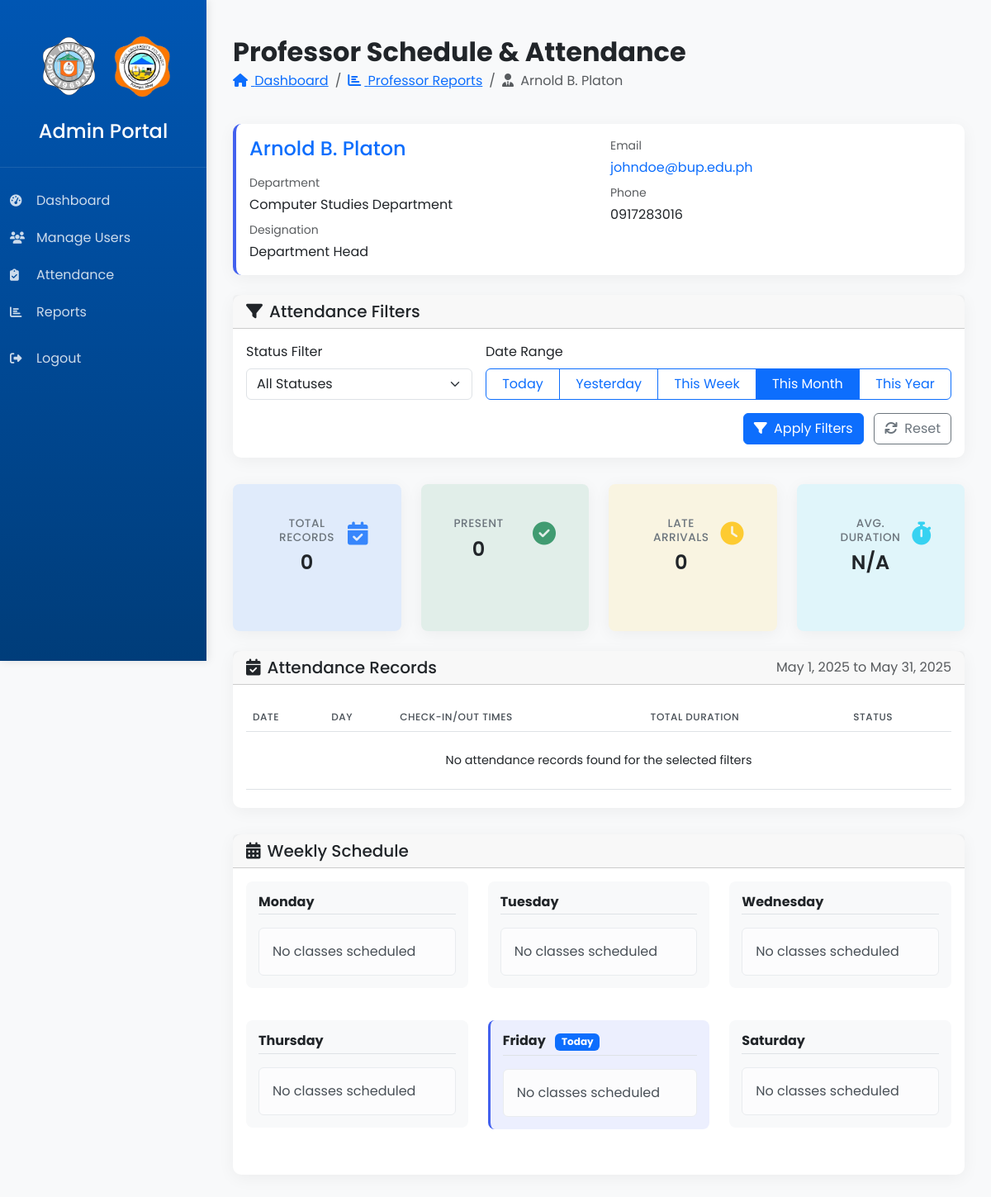
Page /admin/professor-schedule.php?id=1 (signed in) on the committed database.
### tables this page shows
CREATE TABLE `professors` (
  `id` int(11) NOT NULL,
  `name` varchar(100) NOT NULL,
  `email` varchar(100) NOT NULL,
  `designation` varchar(50) DEFAULT NULL,
  `profile_image` varchar(255) DEFAULT NULL,
  `created_at` timestamp NOT NULL DEFAULT current_timestamp(),
  `status` enum('active','pending') DEFAULT 'active',
  `approved_at` datetime DEFAULT NULL,
  `approved_by` int(11) DEFAULT NULL,
  `department` varchar(100) NOT NULL DEFAULT 'Computer Studies Department',
  `phone` varchar(20) NOT NULL,
  `username` varchar(50) DEFAULT NULL,
  `password` varchar(255) DEFAULT NULL,
  `login_attempts` int(11) DEFAULT 0,
  `last_attempt` datetime DEFAULT NULL,
  `account_locked` tinyint(1) DEFAULT 0,
  `lock_until` datetime DEFAULT NULL,
  `last_failed_attempt_ip` varchar(45) DEFAULT NULL
);

### admin/professor-schedule.php (the view, shortened to what the rows shown need)
<?php
require_once '../config/database.php';
$professor_id = isset($_GET['id']) && is_numeric($_GET['id']) ? (int)$_GET['id'] : null;
$professor_stmt = $conn->prepare("SELECT * FROM professors WHERE id = ?");
$professor_stmt->bind_param('i', $professor_id);
$professor_stmt->execute();
$professor = $professor_stmt->get_result()->fetch_assoc();
?>
<!DOCTYPE html>
<html lang="en">
<head>
    <link href="https://cdn.jsdelivr.net/npm/bootstrap@5.3.0/dist/css/bootstrap.min.css" rel="stylesheet">
    <link rel="stylesheet" href="https://cdn.datatables.net/1.13.4/css/dataTables.bootstrap5.min.css">
    <link rel="stylesheet" href="https://cdn.datatables.net/buttons/2.3.6/css/buttons.bootstrap5.min.css">
    <link rel="stylesheet" href="https://cdnjs.cloudflare.com/ajax/libs/font-awesome/6.4.0/css/all.min.css">
    <link rel="stylesheet" href="https://cdn.jsdelivr.net/npm/flatpickr/dist/flatpickr.min.css">
    <link rel="stylesheet" href="css/dashboard.css">
</head>
<body>
    <main class="main-content">
        <div class="container-fluid py-4">
            <div class="d-flex justify-content-between align-items-center mb-4">
                <div>
                    <h2 class="mb-1 fw-bold">Professor Schedule & Attendance</h2>
                    <nav aria-label="breadcrumb">
                        <ol class="breadcrumb">
                            <li class="breadcrumb-item"><a href="dashboard.php"><i class="fas fa-home me-1"></i> Dashboard</a></li>
                            <li class="breadcrumb-item"><a href="reports.php?report_type=professor_activity"><i class="fas fa-chart-bar me-1"></i> Professor Reports</a></li>
                            <li class="breadcrumb-item active" aria-current="page"><i class="fas fa-user-tie me-1"></i> <?= htmlspecialchars($professor['name']) ?></li>
                        </ol>
                    </nav>
                </div>
            </div>
            <div class="card mb-4 professor-card">
                <div class="card-body">
                    <div class="row">
                        <div class="col-md-6">
                            <h4 class="mb-3 text-primary font-weight-bold"><?= htmlspecialchars($professor['name']) ?></h4>
                            <div class="professor-detail">
                                <div class="text-muted small mb-1">Department</div>
                                <div class="font-weight-medium"><?= htmlspecialchars($professor['department']) ?></div>
                            </div>
                            <div class="professor-detail mt-2">
                                <div class="text-muted small mb-1">Designation</div>
                                <div class="font-weight-medium"><?= htmlspecialchars($professor['designation']) ?></div>
                            </div>
                        </div>
                        <div class="col-md-6">
                            <div class="professor-detail">
                                <div class="font-weight-medium">
                                    <a href="mailto:<?= htmlspecialchars($professor['email']) ?>" class="text-decoration-none">
                                        <?= htmlspecialchars($professor['email']) ?>
                                    </a>
                                </div>
                            </div>
                            <div class="professor-detail mt-2">
                                <div class="text-muted small mb-1">Phone</div>
                                <div class="font-weight-medium"><?= htmlspecialchars($professor['phone']) ?></div>
                            </div>
                        </div>
                    </div>
                </div>
            </div>
            <div class="card attendance-container">
                <div class="card-body">
                    <div class="table-responsive">
                        <table id="attendanceTable" class="table table-attendance table-hover" style="width:100%">
                            <thead>
                                <tr>
                                    <th>Date</th>
                                    <th>Day</th>
                                    <th>Check-In/Out Times</th>
                                    <th>Total Duration</th>
                                    <th>Status</th>
                                </tr>
                            </thead>
                        </table>
                    </div>
                </div>
            </div>
        </div>
    </main>
</body>
</html>

### rows in the picture
professors: name "Arnold B. Platon", department "Computer Studies Department", designation "Department Head", email "johndoe@bup.edu.ph", phone "0917283016"

### other values in the picture
$stats['total'] "0"
$stats['present'] "0"
$stats['late'] "0"
$stats['avg_duration'] "N/A"
date('F j, Y', strtotime($start_date)) "May 1, 2025"
date('F j, Y', strtotime($end_date)) "May 31, 2025"
$day_name "Monday"
$day_name "Tuesday"
$day_name "Wednesday"
$day_name "Thursday"
$day_name "Friday"
$day_name "Saturday"
